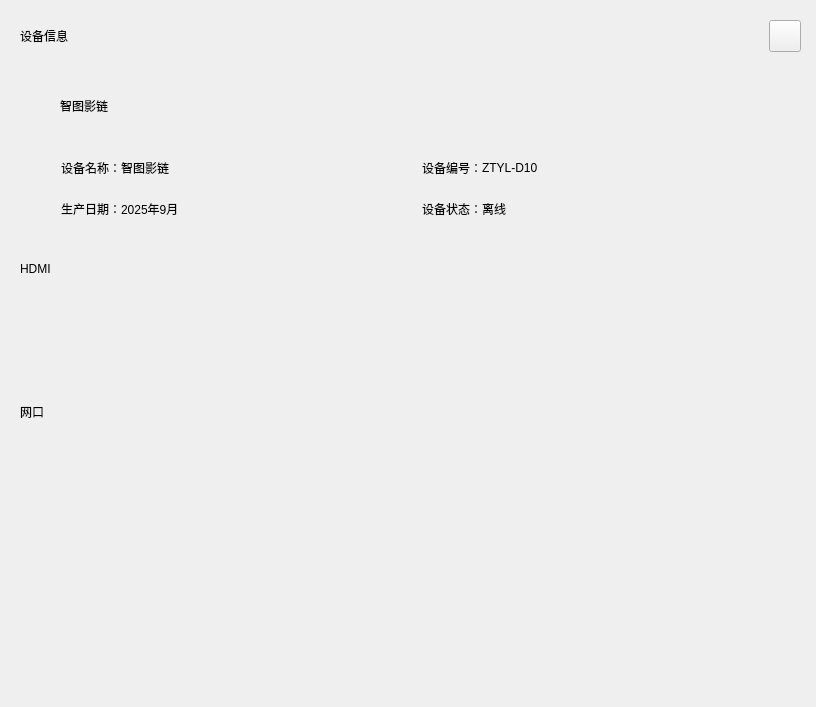
<?xml version="1.0" encoding="UTF-8"?>
<ui version="4.0">
 <class>DeviceManagementWidget</class>
 <widget class="QWidget" name="DeviceManagementWidget">
  <property name="geometry">
   <rect>
    <x>0</x>
    <y>0</y>
    <width>816</width>
    <height>707</height>
   </rect>
  </property>
  <property name="windowTitle">
   <string>Form</string>
  </property>
  <layout class="QGridLayout" name="gridLayout">
   <property name="leftMargin">
    <number>0</number>
   </property>
   <property name="topMargin">
    <number>0</number>
   </property>
   <property name="rightMargin">
    <number>0</number>
   </property>
   <property name="bottomMargin">
    <number>0</number>
   </property>
   <property name="spacing">
    <number>0</number>
   </property>
   <item row="0" column="0">
    <widget class="QWidget" name="DeviceManagementContent" native="true">
     <layout class="QVBoxLayout" name="verticalLayout_5" stretch="0,1,1,1,1,1,0">
      <property name="leftMargin">
       <number>20</number>
      </property>
      <property name="topMargin">
       <number>20</number>
      </property>
      <property name="rightMargin">
       <number>15</number>
      </property>
      <property name="bottomMargin">
       <number>15</number>
      </property>
      <item>
       <layout class="QHBoxLayout" name="horizontalLayout_12">
        <item>
         <widget class="QLabel" name="DeviceManage_label">
          <property name="text">
           <string>设备信息</string>
          </property>
         </widget>
        </item>
        <item>
         <spacer name="horizontalSpacer_7">
          <property name="orientation">
           <enum>Qt::Horizontal</enum>
          </property>
          <property name="sizeHint" stdset="0">
           <size>
            <width>40</width>
            <height>20</height>
           </size>
          </property>
         </spacer>
        </item>
        <item>
         <widget class="QPushButton" name="DeviceManageClose_pushButton">
          <property name="minimumSize">
           <size>
            <width>32</width>
            <height>32</height>
           </size>
          </property>
          <property name="maximumSize">
           <size>
            <width>32</width>
            <height>32</height>
           </size>
          </property>
          <property name="text">
           <string/>
          </property>
         </widget>
        </item>
       </layout>
      </item>
      <item>
       <widget class="QWidget" name="PageSeparate1_widget" native="true">
        <property name="minimumSize">
         <size>
          <width>0</width>
          <height>1</height>
         </size>
        </property>
        <property name="maximumSize">
         <size>
          <width>16777215</width>
          <height>1</height>
         </size>
        </property>
       </widget>
      </item>
      <item>
       <layout class="QHBoxLayout" name="horizontalLayout_11">
        <item>
         <layout class="QVBoxLayout" name="verticalLayout_4">
          <item>
           <layout class="QHBoxLayout" name="horizontalLayout_10">
            <item>
             <widget class="QWidget" name="IntelligenceLinkIcon_widget" native="true">
              <property name="minimumSize">
               <size>
                <width>34</width>
                <height>34</height>
               </size>
              </property>
              <property name="maximumSize">
               <size>
                <width>34</width>
                <height>34</height>
               </size>
              </property>
             </widget>
            </item>
            <item>
             <widget class="QLabel" name="IntelligenceLinkIcon_label">
              <property name="minimumSize">
               <size>
                <width>110</width>
                <height>51</height>
               </size>
              </property>
              <property name="maximumSize">
               <size>
                <width>110</width>
                <height>51</height>
               </size>
              </property>
              <property name="text">
               <string>智图影链</string>
              </property>
             </widget>
            </item>
            <item>
             <spacer name="horizontalSpacer_4">
              <property name="orientation">
               <enum>Qt::Horizontal</enum>
              </property>
              <property name="sizeHint" stdset="0">
               <size>
                <width>40</width>
                <height>20</height>
               </size>
              </property>
             </spacer>
            </item>
           </layout>
          </item>
          <item>
           <layout class="QGridLayout" name="gridLayout_2">
            <property name="horizontalSpacing">
             <number>30</number>
            </property>
            <property name="verticalSpacing">
             <number>10</number>
            </property>
            <item row="0" column="0">
             <layout class="QHBoxLayout" name="horizontalLayout">
              <item>
               <widget class="QLabel" name="productName_label">
                <property name="minimumSize">
                 <size>
                  <width>101</width>
                  <height>31</height>
                 </size>
                </property>
                <property name="maximumSize">
                 <size>
                  <width>101</width>
                  <height>31</height>
                 </size>
                </property>
                <property name="text">
                 <string>设备名称：</string>
                </property>
                <property name="alignment">
                 <set>Qt::AlignRight|Qt::AlignTrailing|Qt::AlignVCenter</set>
                </property>
               </widget>
              </item>
              <item>
               <widget class="QLabel" name="productName_value_label">
                <property name="minimumSize">
                 <size>
                  <width>230</width>
                  <height>31</height>
                 </size>
                </property>
                <property name="maximumSize">
                 <size>
                  <width>230</width>
                  <height>31</height>
                 </size>
                </property>
                <property name="text">
                 <string>智图影链</string>
                </property>
               </widget>
              </item>
             </layout>
            </item>
            <item row="0" column="1">
             <layout class="QHBoxLayout" name="horizontalLayout_2">
              <item>
               <widget class="QLabel" name="productNumber_label">
                <property name="minimumSize">
                 <size>
                  <width>101</width>
                  <height>31</height>
                 </size>
                </property>
                <property name="maximumSize">
                 <size>
                  <width>101</width>
                  <height>31</height>
                 </size>
                </property>
                <property name="text">
                 <string>设备编号：</string>
                </property>
                <property name="alignment">
                 <set>Qt::AlignRight|Qt::AlignTrailing|Qt::AlignVCenter</set>
                </property>
               </widget>
              </item>
              <item>
               <widget class="QLabel" name="productNumber_value_label">
                <property name="minimumSize">
                 <size>
                  <width>130</width>
                  <height>31</height>
                 </size>
                </property>
                <property name="maximumSize">
                 <size>
                  <width>150</width>
                  <height>31</height>
                 </size>
                </property>
                <property name="text">
                 <string>ZTYL-D10</string>
                </property>
               </widget>
              </item>
             </layout>
            </item>
            <item row="1" column="0">
             <layout class="QHBoxLayout" name="horizontalLayout_4">
              <item>
               <widget class="QLabel" name="productDate_label">
                <property name="minimumSize">
                 <size>
                  <width>101</width>
                  <height>31</height>
                 </size>
                </property>
                <property name="maximumSize">
                 <size>
                  <width>101</width>
                  <height>31</height>
                 </size>
                </property>
                <property name="text">
                 <string>生产日期：</string>
                </property>
                <property name="alignment">
                 <set>Qt::AlignRight|Qt::AlignTrailing|Qt::AlignVCenter</set>
                </property>
               </widget>
              </item>
              <item>
               <widget class="QLabel" name="productDate_value_label">
                <property name="minimumSize">
                 <size>
                  <width>230</width>
                  <height>31</height>
                 </size>
                </property>
                <property name="maximumSize">
                 <size>
                  <width>230</width>
                  <height>31</height>
                 </size>
                </property>
                <property name="text">
                 <string>2025年9月</string>
                </property>
               </widget>
              </item>
             </layout>
            </item>
            <item row="1" column="1">
             <layout class="QHBoxLayout" name="horizontalLayout_3">
              <item>
               <widget class="QLabel" name="productStatus_label">
                <property name="minimumSize">
                 <size>
                  <width>101</width>
                  <height>31</height>
                 </size>
                </property>
                <property name="maximumSize">
                 <size>
                  <width>101</width>
                  <height>31</height>
                 </size>
                </property>
                <property name="text">
                 <string>设备状态：</string>
                </property>
                <property name="alignment">
                 <set>Qt::AlignRight|Qt::AlignTrailing|Qt::AlignVCenter</set>
                </property>
               </widget>
              </item>
              <item>
               <widget class="QLabel" name="productStatus_value_label">
                <property name="minimumSize">
                 <size>
                  <width>130</width>
                  <height>31</height>
                 </size>
                </property>
                <property name="maximumSize">
                 <size>
                  <width>150</width>
                  <height>31</height>
                 </size>
                </property>
                <property name="text">
                 <string>离线</string>
                </property>
               </widget>
              </item>
             </layout>
            </item>
           </layout>
          </item>
         </layout>
        </item>
        <item>
         <spacer name="horizontalSpacer_5">
          <property name="orientation">
           <enum>Qt::Horizontal</enum>
          </property>
          <property name="sizeHint" stdset="0">
           <size>
            <width>40</width>
            <height>20</height>
           </size>
          </property>
         </spacer>
        </item>
        <item>
         <widget class="QWidget" name="DeviceManageIcon_widget" native="true">
          <property name="minimumSize">
           <size>
            <width>149</width>
            <height>175</height>
           </size>
          </property>
          <property name="maximumSize">
           <size>
            <width>149</width>
            <height>175</height>
           </size>
          </property>
         </widget>
        </item>
        <item>
         <spacer name="horizontalSpacer_6">
          <property name="orientation">
           <enum>Qt::Horizontal</enum>
          </property>
          <property name="sizeHint" stdset="0">
           <size>
            <width>40</width>
            <height>20</height>
           </size>
          </property>
         </spacer>
        </item>
       </layout>
      </item>
      <item>
       <widget class="QWidget" name="PageSeparate2_widget" native="true">
        <property name="minimumSize">
         <size>
          <width>0</width>
          <height>1</height>
         </size>
        </property>
        <property name="maximumSize">
         <size>
          <width>16777215</width>
          <height>1</height>
         </size>
        </property>
       </widget>
      </item>
      <item>
       <layout class="QVBoxLayout" name="verticalLayout">
        <item>
         <layout class="QHBoxLayout" name="horizontalLayout_5">
          <item>
           <widget class="QLabel" name="HDMI_label">
            <property name="minimumSize">
             <size>
              <width>81</width>
              <height>31</height>
             </size>
            </property>
            <property name="maximumSize">
             <size>
              <width>81</width>
              <height>31</height>
             </size>
            </property>
            <property name="text">
             <string>HDMI</string>
            </property>
           </widget>
          </item>
          <item>
           <spacer name="horizontalSpacer">
            <property name="orientation">
             <enum>Qt::Horizontal</enum>
            </property>
            <property name="sizeHint" stdset="0">
             <size>
              <width>40</width>
              <height>20</height>
             </size>
            </property>
           </spacer>
          </item>
         </layout>
        </item>
        <item>
         <widget class="QWidget" name="HDMI_widget" native="true">
          <property name="minimumSize">
           <size>
            <width>0</width>
            <height>100</height>
           </size>
          </property>
          <property name="maximumSize">
           <size>
            <width>16777215</width>
            <height>100</height>
           </size>
          </property>
          <layout class="QHBoxLayout" name="horizontalLayout_8">
           <property name="spacing">
            <number>5</number>
           </property>
           <property name="leftMargin">
            <number>0</number>
           </property>
           <property name="topMargin">
            <number>0</number>
           </property>
           <property name="rightMargin">
            <number>0</number>
           </property>
           <property name="bottomMargin">
            <number>0</number>
           </property>
          </layout>
         </widget>
        </item>
       </layout>
      </item>
      <item>
       <layout class="QVBoxLayout" name="verticalLayout_2">
        <item>
         <layout class="QHBoxLayout" name="horizontalLayout_6">
          <item>
           <widget class="QLabel" name="Eth_label">
            <property name="minimumSize">
             <size>
              <width>81</width>
              <height>31</height>
             </size>
            </property>
            <property name="maximumSize">
             <size>
              <width>81</width>
              <height>31</height>
             </size>
            </property>
            <property name="text">
             <string>网口</string>
            </property>
           </widget>
          </item>
          <item>
           <spacer name="horizontalSpacer_2">
            <property name="orientation">
             <enum>Qt::Horizontal</enum>
            </property>
            <property name="sizeHint" stdset="0">
             <size>
              <width>40</width>
              <height>20</height>
             </size>
            </property>
           </spacer>
          </item>
         </layout>
        </item>
        <item>
         <widget class="QWidget" name="Eth_widget" native="true">
          <property name="minimumSize">
           <size>
            <width>0</width>
            <height>100</height>
           </size>
          </property>
          <property name="maximumSize">
           <size>
            <width>16777215</width>
            <height>100</height>
           </size>
          </property>
          <layout class="QHBoxLayout" name="horizontalLayout_9">
           <property name="spacing">
            <number>5</number>
           </property>
           <property name="leftMargin">
            <number>0</number>
           </property>
           <property name="topMargin">
            <number>0</number>
           </property>
           <property name="rightMargin">
            <number>0</number>
           </property>
           <property name="bottomMargin">
            <number>0</number>
           </property>
          </layout>
         </widget>
        </item>
       </layout>
      </item>
      <item>
       <spacer name="verticalSpacer">
        <property name="orientation">
         <enum>Qt::Vertical</enum>
        </property>
        <property name="sizeHint" stdset="0">
         <size>
          <width>20</width>
          <height>40</height>
         </size>
        </property>
       </spacer>
      </item>
     </layout>
    </widget>
   </item>
  </layout>
 </widget>
 <resources/>
 <connections/>
</ui>
